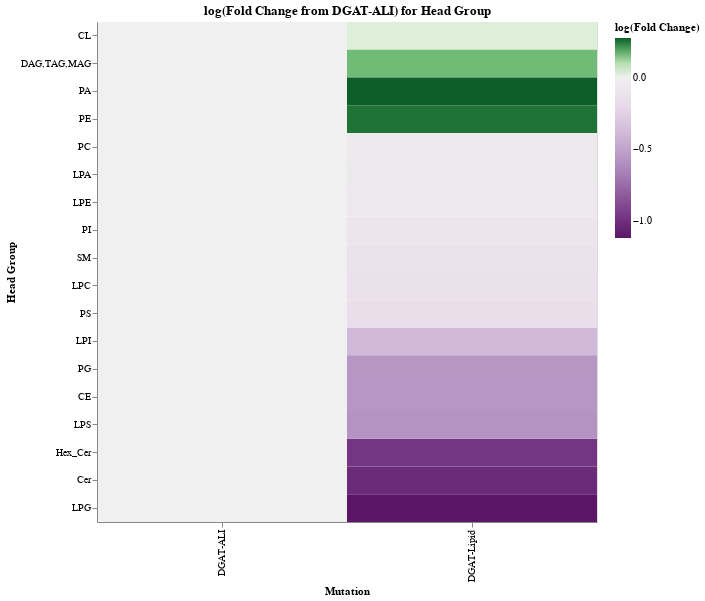

This figure's notebook cell:
### Code cell
f = functions.altair_heatmap(hg_f,
                         var='Head Group',
                         val = 'log(Fold Change)',
                         var_type='nominal',
                         row_sort=True,
                         title='log(Fold Change from DGAT-ALI) for Head Group',
                         cmap='purplegreen',
                         cmap_mid=0,
                         subtitle='')
f.save('graphs/dgat_lipid_ali/head_group/FoldChangeHeatmap.png', ppi=300)
f

### Figure 1 — Vega-Lite specification as saved in the notebook (floating-point values rounded to 4 significant figures)
{"config": {"view": {"continuousWidth": 300, "continuousHeight": 300}}, "data": {"name": "data-c242a27cbd40e0db010b40d490d0d1ed"}, "mark": {"type": "rect"}, "encoding": {"color": {"field": "log(Fold Change)", "scale": {"scheme": "purplegreen", "domainMid": 0}, "type": "quantitative"}, "tooltip": [{"field": "Mutation", "type": "nominal"}, {"field": "Head Group", "type": "nominal"}, {"field": "log(Fold Change)", "type": "quantitative"}], "x": {"field": "Mutation", "type": "nominal"}, "y": {"field": "Head Group", "sort": {"field": "log(Fold Change)", "order": "descending"}, "type": "nominal"}}, "height": 500, "title": {"text": "log(Fold Change from DGAT-ALI) for Head Group", "subtitle": ""}, "width": 500, "$schema": "https://vega.github.io/schema/vega-lite/v5.17.0.json", "datasets": {"data-c242a27cbd40e0db010b40d490d0d1ed": [{"Head Group": "CE", "Mutation": "DGAT-ALI", "log(Fold Change)": 0.0}, {"Head Group": "CL", "Mutation": "DGAT-ALI", "log(Fold Change)": 0.0}, {"Head Group": "Cer", "Mutation": "DGAT-ALI", "log(Fold Change)": 0.0}, {"Head Group": "DAG,TAG,MAG", "Mutation": "DGAT-ALI", "log(Fold Change)": 0.0}, {"Head Group": "Hex_Cer", "Mutation": "DGAT-ALI", "log(Fold Change)": 0.0}, {"Head Group": "LPA", "Mutation": "DGAT-ALI", "log(Fold Change)": 0.0}, {"Head Group": "LPC", "Mutation": "DGAT-ALI", "log(Fold Change)": 0.0}, {"Head Group": "LPE", "Mutation": "DGAT-ALI", "log(Fold Change)": 0.0}, {"Head Group": "LPG", "Mutation": "DGAT-ALI", "log(Fold Change)": 0.0}, {"Head Group": "LPI", "Mutation": "DGAT-ALI", "log(Fold Change)": 0.0}, {"Head Group": "LPS", "Mutation": "DGAT-ALI", "log(Fold Change)": 0.0}, {"Head Group": "PA", "Mutation": "DGAT-ALI", "log(Fold Change)": 0.0}, {"Head Group": "PC", "Mutation": "DGAT-ALI", "log(Fold Change)": 0.0}, {"Head Group": "PE", "Mutation": "DGAT-ALI", "log(Fold Change)": 0.0}, {"Head Group": "PG", "Mutation": "DGAT-ALI", "log(Fold Change)": 0.0}, {"Head Group": "PI", "Mutation": "DGAT-ALI", "log(Fold Change)": 0.0}, {"Head Group": "PS", "Mutation": "DGAT-ALI", "log(Fold Change)": 0.0}, {"Head Group": "SM", "Mutation": "DGAT-ALI", "log(Fold Change)": 0.0}, {"Head Group": "CE", "Mutation": "DGAT-Lipid", "log(Fold Change)": -0.5649}, {"Head Group": "CL", "Mutation": "DGAT-Lipid", "log(Fold Change)": 0.04648}, {"Head Group": "Cer", "Mutation": "DGAT-Lipid", "log(Fold Change)": -1.025}, {"Head Group": "DAG,TAG,MAG", "Mutation": "DGAT-Lipid", "log(Fold Change)": 0.1665}, {"Head Group": "Hex_Cer", "Mutation": "DGAT-Lipid", "log(Fold Change)": -0.9785}, {"Head Group": "LPA", "Mutation": "DGAT-Lipid", "log(Fold Change)": -0.06245}, {"Head Group": "LPC", "Mutation": "DGAT-Lipid", "log(Fold Change)": -0.1399}, {"Head Group": "LPE", "Mutation": "DGAT-Lipid", "log(Fold Change)": -0.07244}, {"Head Group": "LPG", "Mutation": "DGAT-Lipid", "log(Fold Change)": -1.119}, {"Head Group": "LPI", "Mutation": "DGAT-Lipid", "log(Fold Change)": -0.3934}, {"Head Group": "LPS", "Mutation": "DGAT-Lipid", "log(Fold Change)": -0.5805}, {"Head Group": "PA", "Mutation": "DGAT-Lipid", "log(Fold Change)": 0.2766}, {"Head Group": "PC", "Mutation": "DGAT-Lipid", "log(Fold Change)": -0.06184}, {"Head Group": "PE", "Mutation": "DGAT-Lipid", "log(Fold Change)": 0.2524}, {"Head Group": "PG", "Mutation": "DGAT-Lipid", "log(Fold Change)": -0.5604}, {"Head Group": "PI", "Mutation": "DGAT-Lipid", "log(Fold Change)": -0.08337}, {"Head Group": "PS", "Mutation": "DGAT-Lipid", "log(Fold Change)": -0.1571}, {"Head Group": "SM", "Mutation": "DGAT-Lipid", "log(Fold Change)": -0.1141}]}}
